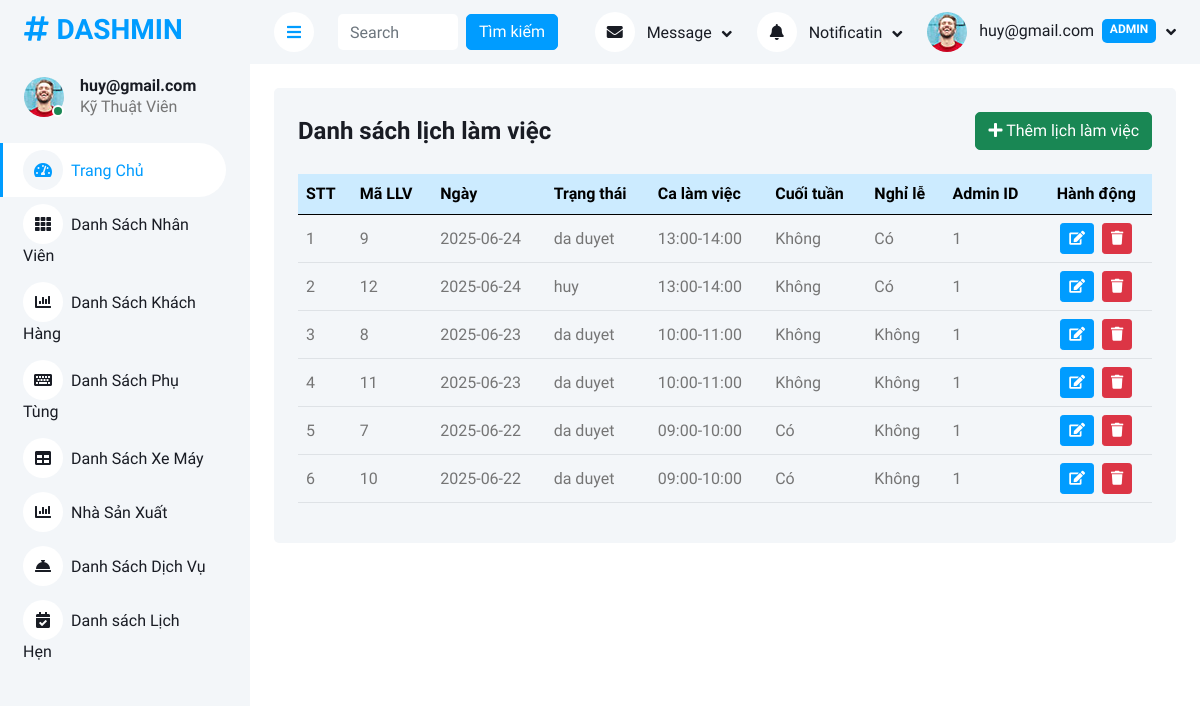
Screenshot of /Admin/danhsachlichlamviec.php (signed in) with the database file from the repository.
### tables this page shows
CREATE TABLE `lichlamviec` (
  `MaLLV` int(11) NOT NULL,
  `ngay` date DEFAULT NULL,
  `TrangThai` enum('cho duyet','da duyet','huy') DEFAULT NULL,
  `ThoiGianCa` varchar(255) DEFAULT NULL,
  `LaNgayCuoiTuan` bit(1) DEFAULT NULL,
  `LaNgayNghiLe` bit(1) DEFAULT NULL,
  `admin_AdminID` int(11) DEFAULT NULL
);

### Admin/controllers/LichLamViecController.php (called while the page is built, shortened)
<?php
require_once __DIR__ . '/../models/LichLamViecModel.php';
class LichLamViecController {
    private $model;
    public function __construct() {
        $db = connectDB();
        $this->model = new LichLamViecModel($db);
    }
    public function list() {
        $dsLich = $this->model->getAll();
        include __DIR__ . '/../views/lichlamviec/list.php';
    }
}
?>

### Admin/models/LichLamViecModel.php (called while the page is built, shortened)
<?php
class LichLamViecModel {
    private $db;
    public function __construct($db) {
        $this->db = $db;
    }
    public function getAll() {
        $stmt = $this->db->prepare("SELECT * FROM lichlamviec ORDER BY ngay DESC");
        $stmt->execute();
        return $stmt->fetchAll(PDO::FETCH_ASSOC);
    }
}

### Admin/views/lichlamviec/list.php (the view)
<div class="container-fluid pt-4 px-4">
    <div class="bg-light rounded p-4">
        <div class="d-flex justify-content-between align-items-center mb-4">
            <h4 class="mb-0">Danh sách lịch làm việc</h4>
            <a href="?action=add" class="btn btn-success">
                <i class="fa fa-plus"></i> Thêm lịch làm việc
            </a>
        </div>
        <div class="table-responsive">
            <table class="table table-hover align-middle">
                <thead class="table-primary">
                    <tr>
                        <th>STT</th>
                        <th>Mã LLV</th>
                        <th>Ngày</th>
                        <th>Trạng thái</th>
                        <th>Ca làm việc</th>
                        <th>Cuối tuần</th>
                        <th>Nghỉ lễ</th>
                        <th>Admin ID</th>
                        <th class="text-center">Hành động</th>
                    </tr>
                </thead>
                <tbody>
                    <?php if (!empty($dsLich)): ?>
                        <?php foreach ($dsLich as $key => $llv): ?>
                            <tr>
                                <td><?= $key + 1 ?></td>
                                <td><?= htmlspecialchars($llv['MaLLV']) ?></td>
                                <td><?= htmlspecialchars($llv['ngay']) ?></td>
                                <td><?= htmlspecialchars($llv['TrangThai']) ?></td>
                                <td><?= htmlspecialchars($llv['ThoiGianCa']) ?></td>
                                <td><?= $llv['LaNgayCuoiTuan'] ? 'Có' : 'Không' ?></td>
                                <td><?= $llv['LaNgayNghiLe'] ? 'Có' : 'Không' ?></td>
                                <td><?= htmlspecialchars($llv['admin_AdminID']) ?></td>
                                <td class="text-center">
                                    <a href="?action=edit&id=<?= $llv['MaLLV'] ?>" class="btn btn-sm btn-primary me-1" title="Sửa">
                                        <i class="fa fa-edit"></i>
                                    </a>
                                    <a href="?action=delete&id=<?= $llv['MaLLV'] ?>" class="btn btn-sm btn-danger"
                                       title="Xóa" onclick="return confirm('Bạn có chắc chắn muốn xóa lịch này?')">
                                        <i class="fa fa-trash"></i>
                                    </a>
                                </td>
                            </tr>
                        <?php endforeach; ?>
                    <?php else: ?>
                        <tr>
                            <td colspan="9" class="text-center text-muted">Không có lịch làm việc nào.</td>
                        </tr>
                    <?php endif; ?>
                </tbody>
            </table>
        </div>
    </div>
</div>

### Admin/css/style.css (style rules this page uses)
:root { --primary: #009CFF; --light: #F3F6F9; --dark: #191C24; }
.btn { transition: .5s; }
.btn.btn-primary { color: #FFFFFF; }

### rows the page displays
lichlamviec: MaLLV "9", ngay "2025-06-24", TrangThai "da duyet", ThoiGianCa "13:00-14:00", LaNgayCuoiTuan "Không", LaNgayNghiLe "Có", admin_AdminID "1"
lichlamviec: MaLLV "12", ngay "2025-06-24", TrangThai "huy", ThoiGianCa "13:00-14:00", LaNgayCuoiTuan "Không", LaNgayNghiLe "Có", admin_AdminID "1"
lichlamviec: MaLLV "8", ngay "2025-06-23", TrangThai "da duyet", ThoiGianCa "10:00-11:00", LaNgayCuoiTuan "Không", LaNgayNghiLe "Không", admin_AdminID "1"
lichlamviec: MaLLV "11", ngay "2025-06-23", TrangThai "da duyet", ThoiGianCa "10:00-11:00", LaNgayCuoiTuan "Không", LaNgayNghiLe "Không", admin_AdminID "1"
lichlamviec: MaLLV "7", ngay "2025-06-22", TrangThai "da duyet", ThoiGianCa "09:00-10:00", LaNgayCuoiTuan "Có", LaNgayNghiLe "Không", admin_AdminID "1"
lichlamviec: MaLLV "10", ngay "2025-06-22", TrangThai "da duyet", ThoiGianCa "09:00-10:00", LaNgayCuoiTuan "Có", LaNgayNghiLe "Không", admin_AdminID "1"

### other values shown
$displayName "huy@gmail.com"
$roleLabel "Kỹ Thuật Viên"
